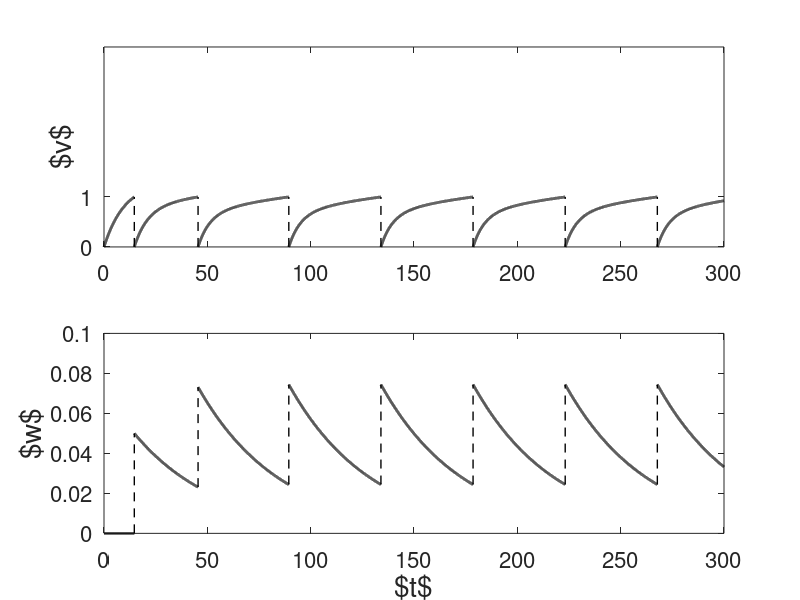

The MATLAB source for this figure:
clear;
tau_m=10;
I=0.13;
tau_a=40;
delta=0.05;

t_final=300;
dt=0.01;
dt05=dt/2;


subplot(211);
k=1;
v(1)=0;
w(1)=0;
t(1)=0;

while t(k)<t_final,
    v_inc=-v(k)/tau_m+I-w(k)*v(k);
    w_inc=-w(k)/tau_a;
    v_tmp=v(k)+dt05*v_inc;
    w_tmp=w(k)+dt05*w_inc;
    v_inc=-v_tmp/tau_m+I-w_tmp*v_tmp;
    w_inc=-w_tmp/tau_a;
    v_new=v(k)+dt*v_inc;
    w_new=w(k)+dt*w_inc;
    if v_new<=1,
        v(k+1)=v_new;
        w(k+1)=w_new;
        t(k+1)=t(k)+dt;
        k=k+1;
    else
        t_old=t(k);
        t_new=t_old+dt;
        t_spike=(v_new-1)*t_old+(1-v(k))*t_new;
        t_spike=t_spike/(v_new-v(k));
        t(k+1)=t_spike;
        v(k+1)=1;
        w(k+1)=((v_new-1)*w(k)+(1-v(k))*w_new)/(v_new-v(k));
        k=k+1;
        subplot(211);
        plot(t,v,'-k','Linewidth',2);
        hold on;
        plot([t(k),t(k)],[0,1],'--k','Linewidth',1)
        clear v;
        subplot(212);
        plot(t,w,'-k','Linewidth',2);
        hold on;
        plot([t(k),t(k)],[w(k),w(k)+delta],'--k','Linewidth',1);
        w_now=w(k);
        clear w;
        t_now=t(k);
        clear t;
        v(1)=0;
        w(1)=w_now+delta;
        t(1)=t_now;
        k=1;   
    end;
end;
subplot(211);
plot(t,v,'-k','Linewidth',2);
hold off;
set(gca,'Fontsize',16);
axis([0,t_final,0,2]);
ylabel('$v$','Fontsize',20);
axis([0,t_final,0,4]);
set(gca,'Ytick',[0,1]);
subplot(212);
plot(t,w,'-k','Linewidth',2);
set(gca,'Fontsize',16);
axis([0,t_final,0,0.1]);
xlabel('$t$','Fontsize',20); ylabel('$w$','Fontsize',20);
hold off;

shg;
